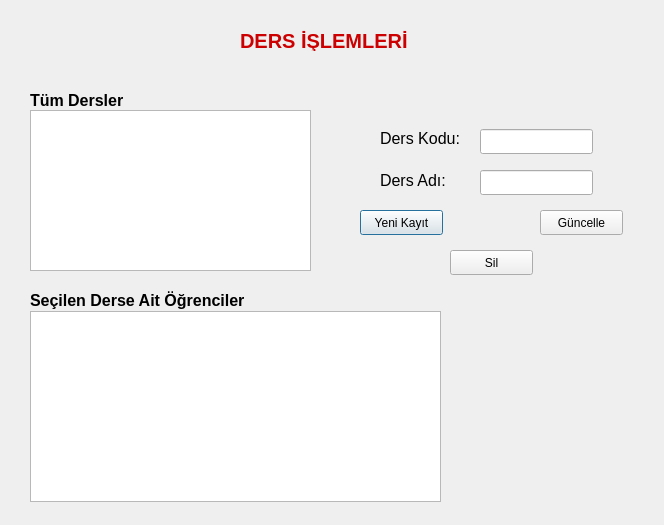
<?xml version="1.0" encoding="UTF-8"?>
<ui version="4.0">
 <class>DersIslemleri</class>
 <widget class="QDialog" name="DersIslemleri">
  <property name="geometry">
   <rect>
    <x>0</x>
    <y>0</y>
    <width>664</width>
    <height>525</height>
   </rect>
  </property>
  <property name="windowTitle">
   <string>DERS İŞLEMLERİ</string>
  </property>
  <widget class="QLabel" name="label">
   <property name="geometry">
    <rect>
     <x>240</x>
     <y>30</y>
     <width>185</width>
     <height>21</height>
    </rect>
   </property>
   <property name="font">
    <font>
     <pointsize>15</pointsize>
     <weight>75</weight>
     <bold>true</bold>
    </font>
   </property>
   <property name="styleSheet">
    <string notr="true">color: rgb(204, 0, 0);</string>
   </property>
   <property name="text">
    <string>DERS İŞLEMLERİ</string>
   </property>
  </widget>
  <widget class="QLabel" name="label_2">
   <property name="geometry">
    <rect>
     <x>30</x>
     <y>90</y>
     <width>111</width>
     <height>21</height>
    </rect>
   </property>
   <property name="font">
    <font>
     <pointsize>12</pointsize>
     <weight>75</weight>
     <bold>true</bold>
    </font>
   </property>
   <property name="text">
    <string>Tüm Dersler</string>
   </property>
  </widget>
  <widget class="QTableView" name="tableView">
   <property name="geometry">
    <rect>
     <x>30</x>
     <y>110</y>
     <width>281</width>
     <height>161</height>
    </rect>
   </property>
  </widget>
  <widget class="QTableView" name="tableView_2">
   <property name="geometry">
    <rect>
     <x>30</x>
     <y>311</y>
     <width>411</width>
     <height>191</height>
    </rect>
   </property>
  </widget>
  <widget class="QLabel" name="label_3">
   <property name="geometry">
    <rect>
     <x>30</x>
     <y>290</y>
     <width>261</width>
     <height>21</height>
    </rect>
   </property>
   <property name="font">
    <font>
     <pointsize>12</pointsize>
     <weight>75</weight>
     <bold>true</bold>
    </font>
   </property>
   <property name="text">
    <string>Seçilen Derse Ait Öğrenciler</string>
   </property>
  </widget>
  <widget class="QLabel" name="label_4">
   <property name="geometry">
    <rect>
     <x>380</x>
     <y>130</y>
     <width>91</width>
     <height>16</height>
    </rect>
   </property>
   <property name="font">
    <font>
     <pointsize>12</pointsize>
     <weight>50</weight>
     <bold>false</bold>
    </font>
   </property>
   <property name="text">
    <string>Ders Kodu:</string>
   </property>
  </widget>
  <widget class="QLabel" name="label_5">
   <property name="geometry">
    <rect>
     <x>380</x>
     <y>172</y>
     <width>91</width>
     <height>16</height>
    </rect>
   </property>
   <property name="font">
    <font>
     <pointsize>12</pointsize>
     <weight>50</weight>
     <bold>false</bold>
    </font>
   </property>
   <property name="text">
    <string>Ders Adı:</string>
   </property>
  </widget>
  <widget class="QLineEdit" name="lineEdit">
   <property name="geometry">
    <rect>
     <x>480</x>
     <y>129</y>
     <width>113</width>
     <height>25</height>
    </rect>
   </property>
  </widget>
  <widget class="QLineEdit" name="lineEdit_2">
   <property name="geometry">
    <rect>
     <x>480</x>
     <y>170</y>
     <width>113</width>
     <height>25</height>
    </rect>
   </property>
  </widget>
  <widget class="QPushButton" name="pushButton">
   <property name="geometry">
    <rect>
     <x>360</x>
     <y>210</y>
     <width>83</width>
     <height>25</height>
    </rect>
   </property>
   <property name="text">
    <string>Yeni Kayıt</string>
   </property>
  </widget>
  <widget class="QPushButton" name="pushButton_2">
   <property name="geometry">
    <rect>
     <x>540</x>
     <y>210</y>
     <width>83</width>
     <height>25</height>
    </rect>
   </property>
   <property name="text">
    <string>Güncelle</string>
   </property>
  </widget>
  <widget class="QPushButton" name="pushButton_3">
   <property name="geometry">
    <rect>
     <x>450</x>
     <y>250</y>
     <width>83</width>
     <height>25</height>
    </rect>
   </property>
   <property name="text">
    <string>Sil</string>
   </property>
  </widget>
 </widget>
 <resources/>
 <connections/>
</ui>
